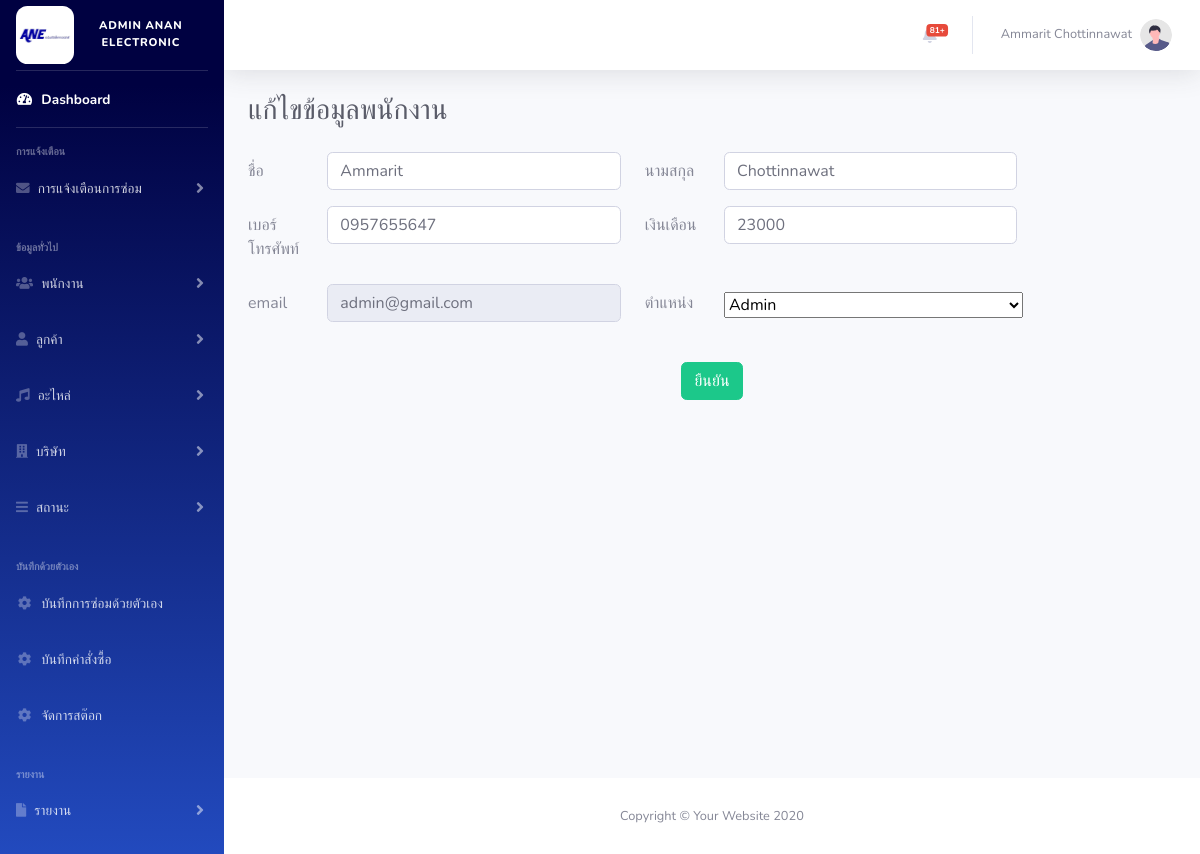
Screenshot of /admin/edit_employee.php?id=1 (signed in) with the database file from the repository.
### tables this page shows
CREATE TABLE `employee` (
  `e_id` int(6) NOT NULL,
  `e_email` varchar(255) DEFAULT NULL,
  `e_password` varchar(128) DEFAULT NULL,
  `e_fname` varchar(255) DEFAULT NULL,
  `e_lname` varchar(255) DEFAULT NULL,
  `e_add` varchar(255) DEFAULT NULL,
  `e_tel` varchar(20) DEFAULT NULL,
  `role_id` int(3) DEFAULT NULL,
  `del_flg` tinyint(1) DEFAULT 0 COMMENT 'ลบ = 1',
  `e_date_in` datetime DEFAULT NULL COMMENT 'วันที่เข้าสู่ระบบครั้งแรก',
  `e_salary` int(11) DEFAULT NULL,
  `e_date_update` datetime DEFAULT NULL COMMENT 'วันที่อัพเดตข้อมูลล่าสุด'
);

CREATE TABLE `role` (
  `role_id` int(6) NOT NULL,
  `role_name` varchar(255) DEFAULT NULL,
  `del_flg` tinyint(1) DEFAULT 0
);

### admin/edit_employee.php (the view, shortened to what this page needs)
<?php
include('../database/condb.php');
?>
<!DOCTYPE html>
<html lang="en">
<head>
    <link href="vendor/fontawesome-free/css/all.min.css" rel="stylesheet" type="text/css">
    <link href="css/sb-admin-2.min.css" rel="stylesheet">
</head>
<body id="page-top">
    <div id="wrapper">
        <?php
        include('bar/sidebar.php');
        ?>
        <div id="content-wrapper" class="d-flex flex-column">
            <div id="content">
                <?php
                include('bar/topbar_admin.php');
                $e_id = $_GET['id'];
                ?>
                <form action="action/edit_employee.php?id=<?= $e_id ?>" method="POST">
                    <div class="container-fluid">
                        <div class="d-sm-flex align-items-center justify-content-between mb-4">
                            <h1 class="h3 mb-0 text-gray-800">แก้ไขข้อมูลพนักงาน</h1>
                        </div>
                        <?php
                        $sql = "SELECT * FROM employee WHERE del_flg = '0' AND e_id = '$e_id'";
                        $result = mysqli_query($conn, $sql);
                        $row = mysqli_fetch_array($result);
                        ?>
                        <div class="mb-3 row">
                            <label for="staticEmail" class="col-sm-1 col-form-label">ชื่อ</label>
                            <div class="col-sm-4">
                                <input type="text" class="form-control" name="e_fname" id="staticEmail" value="<?= $row['e_fname'] ?>" placeholder="Garrett">
                            </div>
                            <label for="inputPassword" class="col-sm-1 col-form-label">นามสกุล</label>
                            <div class="col-sm-4">
                                <input type="text" class="form-control" name="e_lname" id="inputPassword" value="<?= $row['e_lname'] ?>" placeholder="Winters">
                            </div>
                        </div>
                        <div class="mb-3 row">
                            <label for="inputPassword" class="col-sm-1 col-form-label">เบอร์โทรศัพท์</label>
                            <div class="col-sm-4">
                                <input type="text" class="form-control" name="e_tel" id="inputPassword" value="<?= $row['e_tel'] ?>" placeholder="5544">
                            </div>
                            <label for="inputPassword" class="col-sm-1 col-form-label">เงินเดือน</label>
                            <div class="col-sm-4">
                                <input type="text" class="form-control" name="e_salary" id="inputPassword" value="<?= $row['e_salary'] ?>" placeholder="5000">
                            </div>
                        </div>
                        <div class="mb-3 row">
                            <label for="inputPassword" class="col-sm-1 col-form-label">email</label>
                            <div class="col-sm-4">
                                <input type="text" class="form-control" id="inputPassword" value="<?= $row['e_email'] ?>" placeholder="ไม่มีข้อมูล" readonly>
                            </div>
                            <label for="inputPassword" class="col-sm-1 col-form-label">ตำแหน่ง</label>
                            <div class="col-sm-4">
                                <select class="mt-2 form-select" aria-label="Default select example">
                                    <?php
                                    $role_id = $row['role_id'];
                                    $sql_s1 = "SELECT * FROM role WHERE del_flg = '0' AND role_id = '$role_id'";
                                    $result_s1 = mysqli_query($conn, $sql_s1);
                                    $row_s1 = mysqli_fetch_array($result_s1);
                                    ?>
                                    <option value="<?= $row_s1['role_id'] ?>"><?= $row_s1['role_name'] ?></option>
                                </select>
                            </div>
                        </div>
                        <div class="text-center pt-4">
                            <button type="submit" class="btn btn-success" onclick="return confirm('Are You Sure You Want to Edit This Employee Information?')">ยืนยัน</button>
                        </div>
                    </div>
                </form>
            </div>
            <footer class="sticky-footer bg-white">
                <div class="container my-auto">
                    <div class="copyright text-center my-auto">
                        <span>Copyright &copy; Your Website 2020</span>
                    </div>
                </div>
            </footer>
        </div>
    </div>
</body>
</html>

### rows the page displays
employee: e_fname "Ammarit", e_lname "Chottinnawat", e_tel "0957655647", e_salary "23000", e_email "admin@gmail.com"
role: role_name "Admin"

### other values shown
$num_rows[0]-1 "81"
$_SESSION["fname"] "Ammarit"
$_SESSION["lname"] "Chottinnawat"
